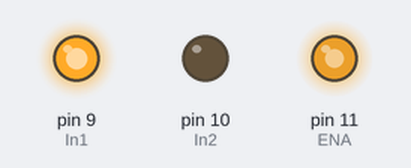
Recording of a sketch running on a simulated Arduino Uno, built with avr-gcc and run on an emulated ATmega328P. On the bench: output pins drawn as LEDs (lit = HIGH).

Above: at 0.1 s.
Timing chart, 0 to 1.6 s (numbered marks = the images above):
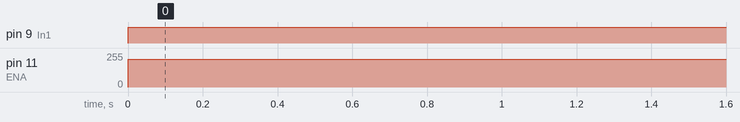

Measured:
- by itself, pin 9 (In1): LOW → HIGH at 0.00 s
- by itself, pin 11 (ENA): 0/255 → 210/255 at 0.00 s

The sketch:

water_pump.ino
```cpp
int In1 = 9;
int In2 = 10;
int ENA = 11;
int SPEED = 210;

void setup(){
pinMode(In1,OUTPUT);
pinMode(In2,OUTPUT);
pinMode(ENA,OUTPUT);

}

void loop() {
  // put your main code here, to run repeatedly:
digitalWrite(In1,HIGH);
digitalWrite(In2,LOW);

analogWrite(ENA,SPEED);

}
```
